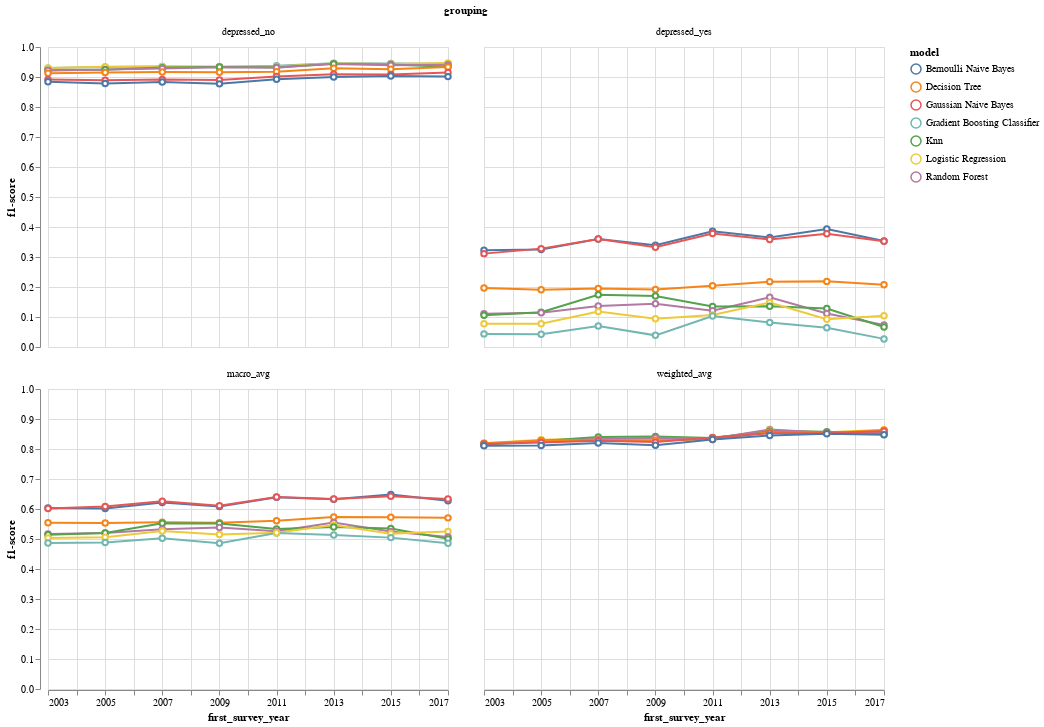

The notebook cell this image was saved under:
### Code cell
alt.Chart(model_performance).mark_line(
    point={
      "filled": False,
      "fill": "white"
    }
).encode(
    x='first_survey_year:T',
    y='f1-score:Q',
    color='model:N',
).facet(
    facet='grouping:N',
    columns=2
)

### Figure 1 — Vega-Lite specification as saved in the notebook (floating-point values rounded to 4 significant figures; data arrays with more than 128 entries replaced by an {"elided": "..."} marker saying what was removed)
{"config": {"view": {"continuousWidth": 400, "continuousHeight": 300}}, "data": {"name": "data-b8a4612ecf65b5a4d88f868dd777a994"}, "facet": {"field": "grouping", "type": "nominal"}, "spec": {"mark": {"type": "line", "point": {"filled": false, "fill": "white"}}, "encoding": {"color": {"field": "model", "type": "nominal"}, "x": {"field": "first_survey_year", "type": "temporal"}, "y": {"field": "f1-score", "type": "quantitative"}}}, "columns": 2, "$schema": "https://vega.github.io/schema/vega-lite/v4.17.0.json", "datasets": {"data-b8a4612ecf65b5a4d88f868dd777a994": {"elided": "224 records"}}}
